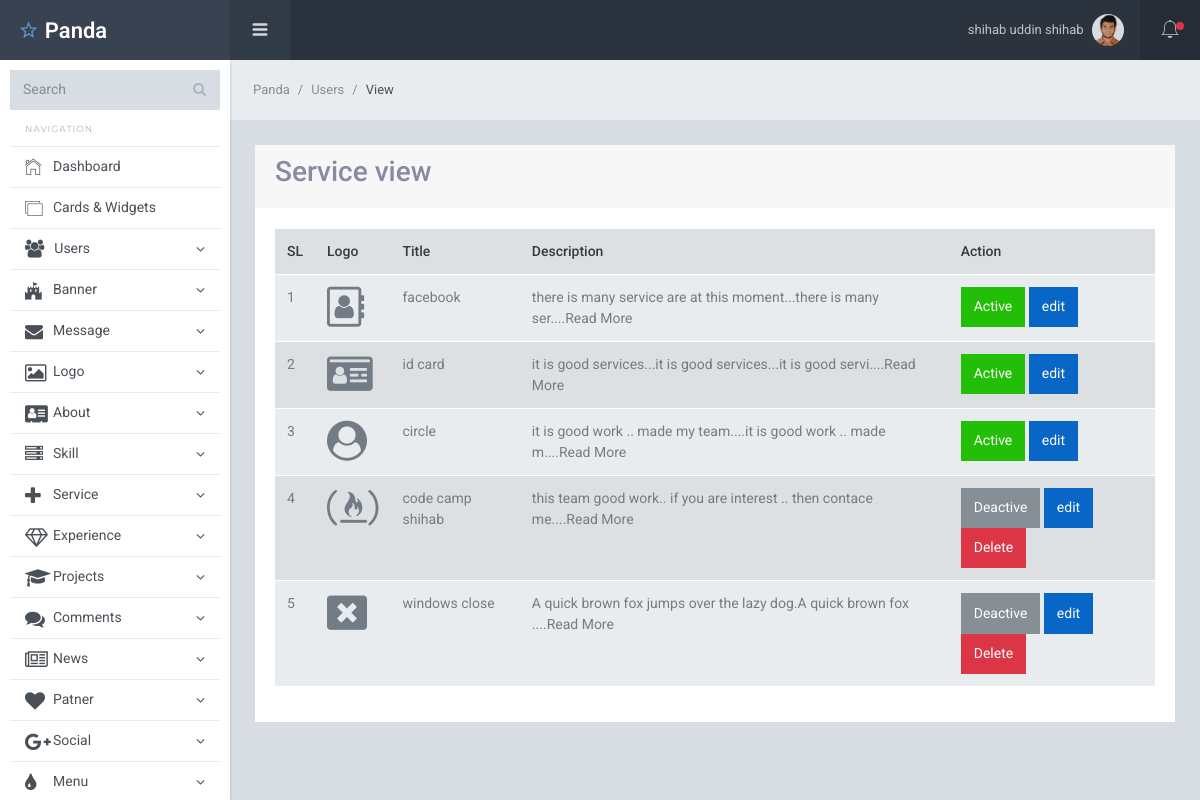
/services/view_service.php (signed in), run on the app's committed database.
### tables this page shows
CREATE TABLE `services` (
  `id` int(11) NOT NULL,
  `logo` varchar(200) NOT NULL,
  `title` varchar(100) NOT NULL,
  `description` text NOT NULL,
  `status` int(11) NOT NULL DEFAULT '0'
);

### services/view_service.php (the view, shortened to what this page needs)
<?php
include '../db.php';
$select_services="SELECT *FROM services";
$select_services_result=mysqli_query($bd_connect,$select_services);
?>
 <?php
 require '../dashboard_includes/header.php';
 ?>
 <div class="sl-mainpanel">
      <nav class="breadcrumb sl-breadcrumb">
        <a class="breadcrumb-item" href="index.html">Panda</a>
        <a class="breadcrumb-item" href="index.html">Users</a>
        <span class="breadcrumb-item active">View</span>
      </nav>
      <div class="sl-pagebody">
            <div class="row">
                <div class="col-lg-12">
                    <div class="card ">
                        <div class="card-header">
                            <div class="float-left"> <h3>Service view</h3> </div>
                        </div>
                        <div class="card-body">
                            <table class="table table-striped">
                                <tr>
                                   <th>SL</th>
                                   <th>Logo</th>
                                   <th>Title</th>
                                   <th>Description</th>
                                   <th>Action</th>
                                </tr>
                                <?php foreach ($select_services_result as $index=>$User) { ?>
                                <tr>
                                    <td> <?= $index+1?></td>
                                    <td> <i style="font-size:40px;" class="<?= $User['logo']?>"></i></td>
                                    <td> <?= $User['title']?></td>
                                    <td> <?= substr( $User['description'],0,60).'....Read More'?></td>
                                    <td>
                                        <?php if($User['status']==0) {?>
                                            <a href="service_status.php?id=<?= $User['id']?>" class=" btn btn-secondary">Deactive</a>
                                            <?php } else {?>
                                                <a href="service_status.php?id=<?= $User['id']?>" class=" btn btn-success">Active</a>
                                            <?php }?>
                                            <a href="edit_service_page.php?id=<?= $User['id']?>" class=" btn btn-primary">edit</a>
                                            <?php if($User['status']==0) {?>
                                            <button name="service_delete.php?id=<?= $User['id']?>" type="button" class=" service_delete btn btn-danger"> Delete</button>
                                        <?php }?>
                                    </td>
                                </tr>
                                   <?php }?>
                            </table>
                        </div>
                    </div>
                </div>
            </div>
            </div>
    </div>
    <?php
 require '../dashboard_includes/footer.php';
 ?>

### data on the page
services: title "facebook", description "there is many service are at this moment...there is many ser"
services: title "id card", description "it is good services...it is good services...it is good servi"
services: title "circle", description "it is good work .. made my team....it is good work .. made m"
services: title "code camp shihab", description "this team good work.. if you are interest .. then contace me"
services: title "windows close", description "A quick brown fox jumps over the lazy dog.A quick brown fox"

### other printed values
$_SESSION['name'] "shihab uddin shihab"
